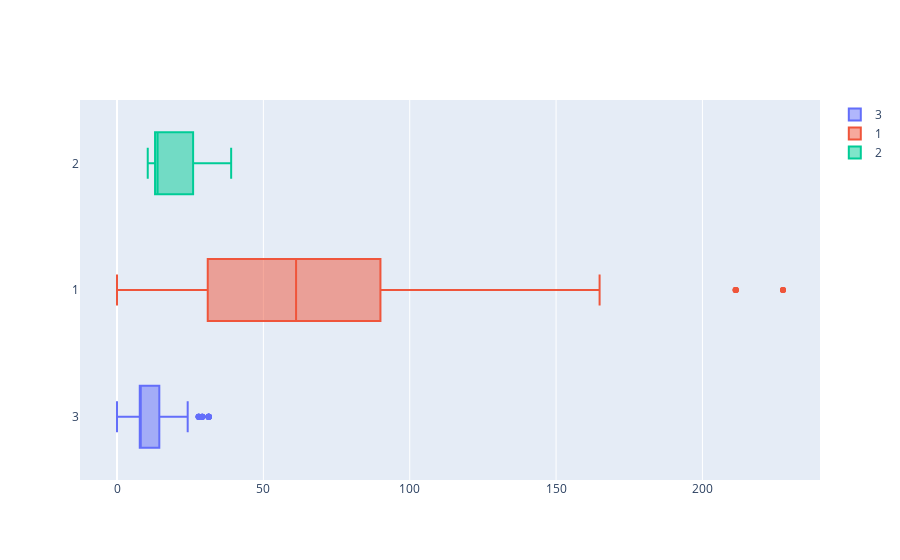

The notebook cell this image was saved under:
### Code cell
# You code here
plt_data = []
for pclass in train_df['Pclass'].unique():
    curr_class_fare = train_df[train_df['Pclass'] == pclass]['Fare']
    plt_data.append(go.Box(x=curr_class_fare[curr_class_fare < curr_class_fare.quantile(0.95)], name=str(pclass), orientation="h"))

iplot(plt_data, show_link=False)

### Figure 1 — Plotly figure (JSON) as saved in the notebook; plotly's stock layout.template omitted (floating-point values rounded to 4 significant figures; data arrays with more than 128 entries replaced by an {"elided": "..."} marker saying what was removed)
{"data": [{"name": "3", "orientation": "h", "type": "box", "x": {"elided": "335 float values"}}, {"name": "1", "orientation": "h", "type": "box", "x": {"elided": "173 float values"}}, {"name": "2", "orientation": "h", "type": "box", "x": {"elided": "163 float values"}}], "layout": {}}
